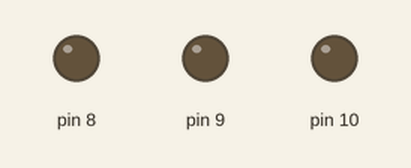
Simulated run of this sketch. Board: Arduino Uno, built with avr-gcc and run on an emulated ATmega328P. Parts: output pins drawn as LEDs (lit = HIGH).

Above: at 0.15 s.
At 29.76 s:
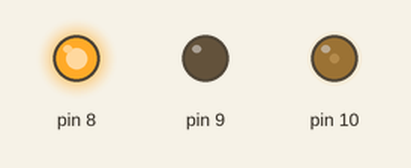
Timing chart, 0 to 29.7 s (numbered marks = the images above):
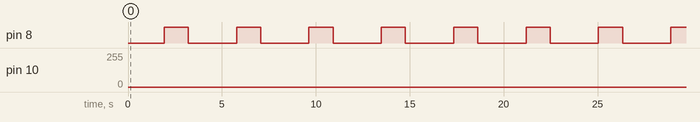

Measured:
- by itself, pin 8: alternates HIGH for 1.3 s and LOW for 2.6 s

The sketch:

lab02.ino
```cpp
using namespace std;
// const int BUTTON_ON_OFF = 12;
// const int BUTTON_COLOR = 11;
// const int LED_RED = 10;
// const int LED_GREEN = 9;
// const int LED_BLUE = 8;

void setup() {
  // put your setup code here, to run once:
  pinMode(12, INPUT_PULLUP);
  pinMode(11, INPUT_PULLUP);
  pinMode(10, OUTPUT);
  pinMode(9, OUTPUT);
  pinMode(8, OUTPUT);
  Serial.begin(9600);
}
// bool lightOn = false;
// int colorPossition = 0;
// int colorBrightness = 0;
int colorRedBrightness = 255;
int colorGreenBrightness = 0;
int colorBlueBrightness = 0;
int colorChange = 0;

void loop() {
  //put your main code here, to run repeatedly:
  // if (digitalRead(12) == LOW) {
  //   lightOn = !lightOn;
  //   delay(300);
  // }

  // if (lightOn && digitalRead(11) == LOW) {
  //   colorPossition = (colorPossition + 1) % 3;
  //   delay(300);
  // }

  // if(lightOn){
  //   switch (colorPossition){
  //     // RED
  //     case 0:
  //       digitalWrite(10, HIGH);
  //       digitalWrite(9, LOW);
  //       digitalWrite(8, LOW);
  //       break;
  //     // GREEN
  //     case 1:
  //       digitalWrite(10, LOW);
  //       digitalWrite(9, HIGH);
  //       digitalWrite(8, LOW);
  //       break;
  //     //BLUE
  //     case 2:
  //       digitalWrite(10, LOW);
  //       digitalWrite(9, LOW);
  //       digitalWrite(8, HIGH);
  //       break;
  //   }
  // }

// analogWrite(10, colorBrightness);

// if (digitalRead(12) == LOW){
//   if(colorBrightness < 255) colorBrightness +=1;
//   delay(5);
//   Serial.println(colorBrightness);
// }

// if (digitalRead(11) == LOW){
//   if(colorBrightness > 0) colorBrightness -=1;
//   delay(5);
//   Serial.println(colorBrightness);
// }
  analogWrite(10, colorRedBrightness);
  analogWrite(9, colorGreenBrightness);
  analogWrite(8, colorBlueBrightness);


   switch (colorChange){
      // RED
      case 0:
        colorRedBrightness -= 1;
        colorGreenBrightness +=1;
        delay(5);
        break;
      // GREEN
      case 1:
        colorGreenBrightness -= 1;
        colorBlueBrightness +=1;
        delay(5);
        break;
      //BLUE
      case 2:
        colorBlueBrightness -= 1;
        colorRedBrightness +=1;
        delay(5);
        break;
    }

  if(colorRedBrightness == 255 || colorGreenBrightness == 255 || colorBlueBrightness == 255) colorChange = (colorChange + 1) % 3;
}
```
